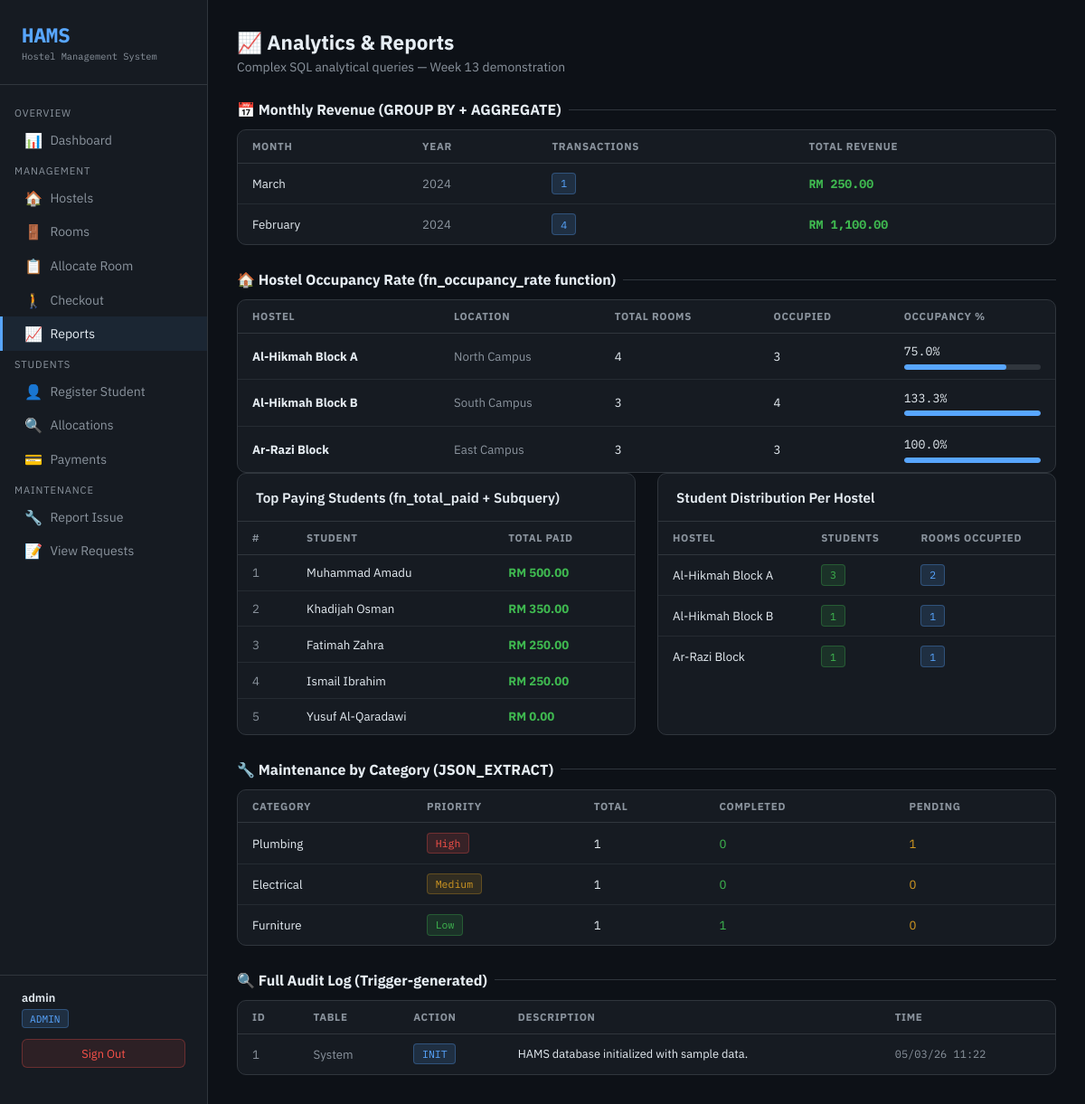
Screenshot of /admin/reports.php (signed in) with the database file from the repository.
### tables this page shows
CREATE TABLE Student (
    student_id        INT AUTO_INCREMENT PRIMARY KEY,
    user_id           INT,
    full_name         VARCHAR(100) NOT NULL,
    email             VARCHAR(100) UNIQUE NOT NULL,
    phone             VARCHAR(20),
    department        VARCHAR(100),
    registration_date DATE DEFAULT (CURDATE()),
    FOREIGN KEY (user_id) REFERENCES UserAccount(user_id)
);

CREATE TABLE AuditLog (
    audit_id    INT AUTO_INCREMENT PRIMARY KEY,
    table_name  VARCHAR(50),
    action_type VARCHAR(50),
    action_time TIMESTAMP DEFAULT CURRENT_TIMESTAMP,
    description TEXT
);

### admin/reports.php (the view, shortened to what this page needs)
<?php
$db = getDB();
$monthly = $db->query(
    "SELECT MONTHNAME(payment_date) AS month, YEAR(payment_date) AS yr,
            COUNT(*) AS txns, SUM(amount) AS revenue
     FROM Payment WHERE status='PAID'
     GROUP BY YEAR(payment_date), MONTH(payment_date)
     ORDER BY yr DESC, MONTH(payment_date) DESC"
);
$occupancy = $db->query(
    "SELECT H.hostel_name, H.location,
            COUNT(R.room_id) AS total_rooms,
            SUM(R.occupied_count) AS occupied,
            fn_occupancy_rate(H.hostel_id) AS occ_pct
     FROM Hostel H JOIN Room R ON H.hostel_id=R.hostel_id
     GROUP BY H.hostel_id"
);
$maint = $db->query(
    "SELECT JSON_UNQUOTE(JSON_EXTRACT(issue_details,'$.category')) AS category,
            JSON_UNQUOTE(JSON_EXTRACT(issue_details,'$.priority')) AS priority,
            COUNT(*) AS total,
            SUM(CASE WHEN status='COMPLETED' THEN 1 ELSE 0 END) AS done,
            SUM(CASE WHEN status='PENDING'   THEN 1 ELSE 0 END) AS pending
     FROM MaintenanceRequest
     GROUP BY category, priority ORDER BY total DESC"
);
$topPay = $db->query(
    "SELECT S.full_name, S.email, fn_total_paid(S.student_id) AS total_paid
     FROM Student S
     ORDER BY total_paid DESC LIMIT 5"
);
$dist = $db->query(
    "SELECT H.hostel_name,
            COUNT(DISTINCT A.student_id) AS total_students,
            COUNT(DISTINCT R.room_id) AS occupied_rooms
     FROM Hostel H
     JOIN Room R ON H.hostel_id=R.hostel_id
     JOIN Allocation A ON R.room_id=A.room_id AND A.status='ACTIVE'
     GROUP BY H.hostel_name"
);
$audit = $db->query("SELECT * FROM AuditLog ORDER BY action_time DESC LIMIT 30");
?>
<!DOCTYPE html>
<html lang="en">
<head>
</head>
<body>
<?php include '../assets/nav_inline.php'; ?>
<main class="main">
  <div class="page-header"><h1>📈 Analytics & Reports</h1><p>Complex SQL analytical queries — Week 13 demonstration</p></div>
  <div class="section-title">📅 Monthly Revenue (GROUP BY + AGGREGATE)</div>
  <div class="panel">
    <table>
      <thead><tr><th>Month</th><th>Year</th><th>Transactions</th><th>Total Revenue</th></tr></thead>
      <tbody>
      <?php if ($monthly->num_rows > 0):
        while($r=$monthly->fetch_assoc()): ?>
        <tr>
          <td><?= $r['month'] ?></td>
          <td style="color:var(--muted)"><?= $r['yr'] ?></td>
          <td><span class="badge badge-blue"><?= $r['txns'] ?></span></td>
          <td style="color:var(--green);font-family:'IBM Plex Mono',monospace;font-weight:700">RM <?= number_format($r['revenue'],2) ?></td>
        </tr>
      <?php endwhile;
      else: echo '<tr><td colspan="4" class="empty">No payment data yet.</td></tr>'; endif; ?>
      </tbody>
    </table>
  </div>
  <div class="section-title">🏠 Hostel Occupancy Rate (fn_occupancy_rate function)</div>
  <div class="panel">
    <table>
      <thead><tr><th>Hostel</th><th>Location</th><th>Total Rooms</th><th>Occupied</th><th>Occupancy %</th></tr></thead>
      <tbody>
      <?php if ($occupancy->num_rows > 0):
        while($r=$occupancy->fetch_assoc()): ?>
        <tr>
          <td><strong><?= htmlspecialchars($r['hostel_name']) ?></strong></td>
          <td style="color:var(--muted)"><?= htmlspecialchars($r['location']) ?></td>
          <td><?= $r['total_rooms'] ?></td>
          <td><?= $r['occupied'] ?></td>
          <td>
            <span style="font-family:'IBM Plex Mono',monospace"><?= number_format($r['occ_pct'],1) ?>%</span>
            <div class="progress-bar"><div class="progress-fill" style="width:<?= min(100,$r['occ_pct']) ?>%"></div></div>
          </td>
        </tr>
      <?php endwhile;
      else: echo '<tr><td colspan="5" class="empty">No data.</td></tr>'; endif; ?>
      </tbody>
    </table>
  </div>
  <div class="content-grid">
    <div class="panel">
      <div class="panel-header"><h2>Top Paying Students (fn_total_paid + Subquery)</h2></div>
      <table>
        <thead><tr><th>#</th><th>Student</th><th>Total Paid</th></tr></thead>
        <tbody>
        <?php $rank=1;
        if ($topPay->num_rows > 0):
          while($r=$topPay->fetch_assoc()): ?>
          <tr>
            <td style="color:var(--muted);font-family:'IBM Plex Mono',monospace"><?= $rank++ ?></td>
            <td><?= htmlspecialchars($r['full_name']) ?></td>
            <td style="color:var(--green);font-weight:700">RM <?= number_format($r['total_paid'],2) ?></td>
          </tr>
        <?php endwhile;
        else: echo '<tr><td colspan="3" class="empty">No data.</td></tr>'; endif; ?>
        </tbody>
      </table>
    </div>
    <div class="panel">
      <div class="panel-header"><h2>Student Distribution Per Hostel</h2></div>
      <table>
        <thead><tr><th>Hostel</th><th>Students</th><th>Rooms Occupied</th></tr></thead>
        <tbody>
        <?php if ($dist->num_rows > 0):
          while($r=$dist->fetch_assoc()): ?>
          <tr>
            <td><?= htmlspecialchars($r['hostel_name']) ?></td>
            <td><span class="badge badge-green"><?= $r['total_students'] ?></span></td>
            <td><span class="badge badge-blue"><?= $r['occupied_rooms'] ?></span></td>
          </tr>
        <?php endwhile;
        else: echo '<tr><td colspan="3" class="empty">No active allocations.</td></tr>'; endif; ?>
        </tbody>
      </table>
    </div>
  </div>
  <div class="section-title">🔧 Maintenance by Category (JSON_EXTRACT)</div>
  <div class="panel">
    <table>
      <thead><tr><th>Category</th><th>Priority</th><th>Total</th><th>Completed</th><th>Pending</th></tr></thead>
      <tbody>
      <?php if ($maint->num_rows > 0):
        while($r=$maint->fetch_assoc()):
          $priClass = match(strtolower($r['priority']??'')) { 'high'=>'badge-red','medium'=>'badge-yellow', default=>'badge-green' };
      ?>
        <tr>
          <td><?= htmlspecialchars($r['category']) ?></td>
          <td><span class="badge <?= $priClass ?>"><?= htmlspecialchars($r['priority']) ?></span></td>
          <td><?= $r['total'] ?></td>
          <td style="color:var(--green)"><?= $r['done'] ?></td>
          <td style="color:var(--yellow)"><?= $r['pending'] ?></td>
        </tr>
      <?php endwhile;
      else: echo '<tr><td colspan="5" class="empty">No maintenance data.</td></tr>'; endif; ?>
      </tbody>
    </table>
  </div>
  <div class="section-title">🔍 Full Audit Log (Trigger-generated)</div>
  <div class="panel">
    <table>
      <thead><tr><th>ID</th><th>Table</th><th>Action</th><th>Description</th><th>Time</th></tr></thead>
      <tbody>
      <?php if ($audit->num_rows > 0):
        while($a=$audit->fetch_assoc()):
          $bc = match($a['action_type']) { 'INSERT'=>'badge-green','CHECKOUT'=>'badge-yellow','DELETE'=>'badge-red', default=>'badge-blue' };
      ?>
        <tr>
          <td style="color:var(--muted);font-family:'IBM Plex Mono',monospace"><?= $a['audit_id'] ?></td>
          <td style="color:var(--muted)"><?= $a['table_name'] ?></td>
          <td><span class="badge <?= $bc ?>"><?= $a['action_type'] ?></span></td>
          <td style="font-size:.8rem"><?= htmlspecialchars($a['description']) ?></td>
          <td style="color:var(--muted);font-size:.75rem;font-family:'IBM Plex Mono',monospace"><?= date('d/m/y H:i',strtotime($a['action_time'])) ?></td>
        </tr>
      <?php endwhile;
      else: echo '<tr><td colspan="5" class="empty">No logs yet.</td></tr>'; endif; ?>
      </tbody>
    </table>
  </div>
</main>
</body></html>

### assets/css/style_inline.php (style rules this page uses)
:root { --bg: #0d1117; --surface:#161b22; --border:#30363d; --accent: #58a6ff; --green:#3fb950; --yellow:#d29922; --red: #f85149; --purple:#bc8cff; --text:#e6edf3; --muted:#8b949e; }
* { box-sizing:border-box; margin:0; padding:0; }
body { background:var(--bg); color:var(--text); font-family:'IBM Plex Sans',sans-serif; display:flex; min-height:100vh; }
.main { margin-left:230px; padding:2rem; flex:1; width:calc(100% - 230px); }
.page-header { margin-bottom:1.75rem; }
.page-header h1 { font-size:1.4rem; font-weight:700; }
.page-header p { color:var(--muted); font-size:.87rem; margin-top:.25rem; }
.content-grid { display:grid; grid-template-columns:1fr 1fr; gap:1.5rem; }
.panel { background:var(--surface); border:1px solid var(--border); border-radius:10px; overflow:hidden; }
.panel-header { padding:1rem 1.25rem; border-bottom:1px solid var(--border); display:flex; justify-content:space-between; align-items:center; }
.panel-header h2 { font-size:.95rem; font-weight:600; }
table { width:100%; border-collapse:collapse; font-size:.83rem; }
th { padding:.65rem 1rem; text-align:left; color:var(--muted); font-size:.72rem; text-transform:uppercase; letter-spacing:.06em; border-bottom:1px solid var(--border); }
td { padding:.65rem 1rem; border-bottom:1px solid rgba(48,54,61,.6); }
tr:last-child td { border-bottom:none; }
.badge { display:inline-block; padding:.2rem .55rem; border-radius:4px; font-size:.72rem; font-family:'IBM Plex Mono',monospace; }
.badge-green { background:rgba(63,185,80,.15); color:var(--green); border:1px solid rgba(63,185,80,.3); }
.badge-yellow { background:rgba(210,153,34,.15); color:var(--yellow); border:1px solid rgba(210,153,34,.3); }
.badge-red { background:rgba(248,81,73,.15); color:var(--red); border:1px solid rgba(248,81,73,.3); }
.badge-blue { background:rgba(88,166,255,.15); color:var(--accent); border:1px solid rgba(88,166,255,.3); }

### admin/reports.php (style rules this page uses)
.section-title { font-size:1rem; font-weight:700; margin:1.75rem 0 .75rem; color:var(--text); display:flex; align-items:center; gap:.5rem; }
.section-title::after { content:''; flex:1; height:1px; background:var(--border); }
.progress-bar { height:6px; background:var(--border); border-radius:3px; overflow:hidden; margin-top:.35rem; }
.progress-fill { height:100%; background:var(--accent); border-radius:3px; transition:width .8s ease; }

### rows the page displays
student: full_name "Muhammad Amadu", total_paid "500.00"
student: full_name "Khadijah Osman", total_paid "350.00"
student: full_name "Fatimah Zahra", total_paid "250.00"
student: full_name "Ismail Ibrahim", total_paid "250.00"
student: full_name "Yusuf Al-Qaradawi", total_paid "0.00"
auditlog: audit_id "1", table_name "System", action_type "INIT", description "HAMS database initialized with sample data.", action_time "05/03/26 11:22"

### other values shown
$user "admin"
$role "ADMIN"
$r['month'] "March"
$r['yr'] "2024"
$r['txns'] "1"
$r['revenue'] "250.00"
$r['month'] "February"
$r['txns'] "4"
$r['revenue'] "1,100.00"
$r['hostel_name'] "Al-Hikmah Block A"
$r['location'] "North Campus"
$r['total_rooms'] "4"
$r['occupied'] "3"
$r['occ_pct'] "75.0"
$r['hostel_name'] "Al-Hikmah Block B"
